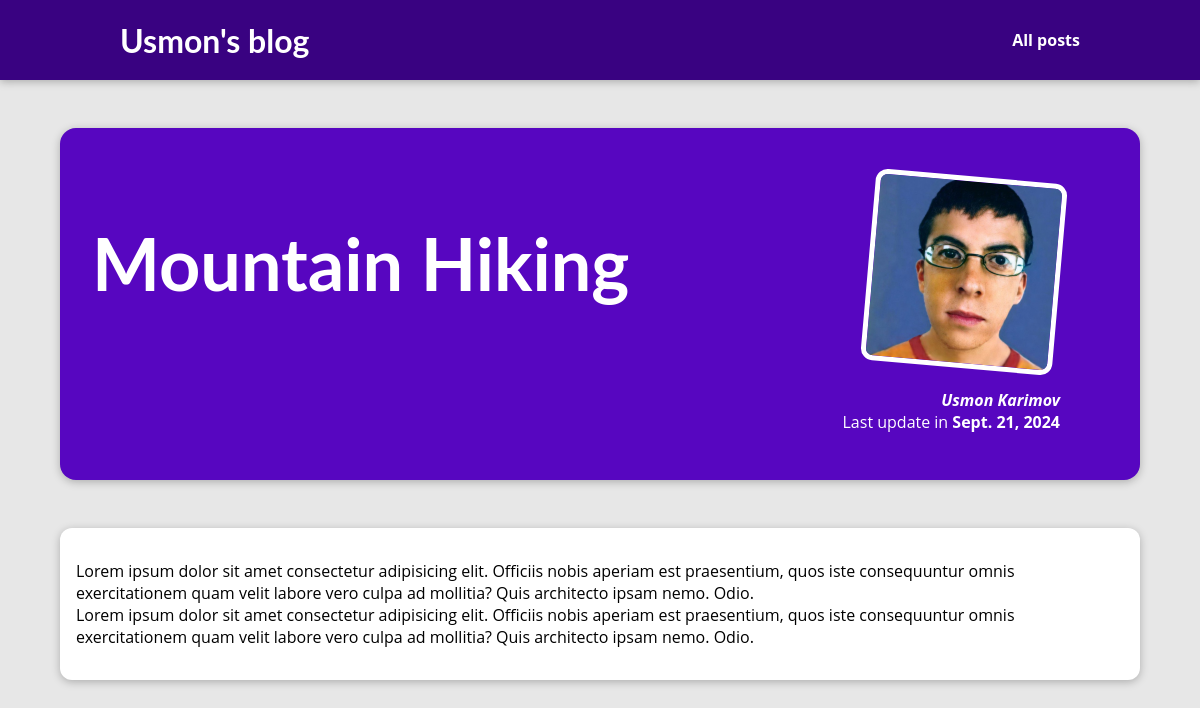
The page /posts/hike-in-the-mountains on the database its author committed.
### blog/models.py (models this page shows)
class Post(models.Model):
    title = models.CharField(max_length=50)
    excerpt = models.CharField(max_length=200)
    image_name = models.CharField(max_length=100)
    date = models.DateField(auto_now=True)
    slug = models.SlugField(unique=True)
    content = models.TextField()
    author = models.ForeignKey(Author, on_delete=models.SET_NULL,null=True, related_name="posts")
    tag = models.ManyToManyField(Tag)

class Author(models.Model):
    first_name = models.CharField(max_length=40)
    second_name = models.CharField(max_length=40)
    email = models.EmailField()
    def __str__(self):
        return f"{self.first_name} {self.second_name}"

### blog/views.py (the view)
# urls.py: path('posts/<slug>',views.post_detail,name = 'post-detail-page')
def post_detail(request,slug):
    data = get_object_or_404(Post, slug=slug)
    response = render(request,  "blog/single-post.html",{
        "post" : data
    })
    return response

### blog/templates/blog/single-post.html (shortened to what this page needs)
{% extends "base.html" %}
{% load static %}
{% block css_files %}
    <link rel = "stylesheet" href = {% static "blog/post-detail.css" %}>
{% endblock  %}
{% block content %}
<section id = "summary">
    <h2>{{post.title}}</h2>
    <article>
        <img src="{% static "blog/images/mcl.jpg" %}" alt="">
        <address>{{post.author}}</address>
        <div>Last update in <time datetime="">{{post.date}}</time></div>
    </article>
</section>
<main>
    {{post.content|linebreaks}}
</main>
{% endblock %}

### templates/base.html (shortened to what this page needs)
{% load static %}
<!DOCTYPE html>
<html lang="en">
<head>
    <link rel = "stylesheet" href = {% static "app.css" %}>
    {% block css_files %}{% endblock  %}
</head>
<body>
    <header id = "main-navigation">
        <h1><a href="{% url "starting-point-page" %}"> Usmon's blog</a></h1>
        <nav>
            <a href="posts-page">All posts</a>
        </nav>
     </header>
 {% block content  %}
 {% endblock  %}
</body>

### static/app.css (style rules this page uses)
* { box-sizing: border-box; }
html { font-family: 'Open Sans', 'Lato', sans-serif; }
body { margin: 0; }
h1, h2, h3 { font-family: 'Lato', sans-serif; font-weight: bold; }
#main-navigation { width: 100%; height: 5rem; display: flex; justify-content: space-between; align-items: center; padding: 0 10%; position: absolute; top: 0; left: 0; }
#main-navigation a { text-decoration: none; color: white; font-weight: bold; }

### blog/static/blog/post-detail.css (style rules this page uses)
body { background-color: #e7e7e7; }
#main-navigation { background-color: #390281; box-shadow: 0 2px 8px rgba(0, 0, 0, 0.25); }
#summary { margin: 8rem auto 3rem auto; padding: 2rem; width: 90%; max-width: 90rem; border-radius: 16px; background-color: #5706c0; position: relative; box-shadow: 0 2px 8px rgba(0, 0, 0, 0.25); height: 22rem; }
#summary h2 { color: white; font-size: 4.5rem; }
#summary article { position: absolute; top: 2rem; right: 3rem; padding: 1rem 2rem; border-radius: 12px; text-align: right; color: white; }
#summary article img { width: 12rem; height: 12rem; border-radius: 12px; transform: rotateZ(5deg); border: 5px solid white; margin-bottom: 1rem; }
#summary address { font-weight: bold; }
#summary time { font-weight: bold; }
main { width: 90%; max-width: 90rem; margin: 3rem auto; background-color: white; padding: 1rem; border-radius: 12px; box-shadow: 0 2px 8px rgba(0, 0, 0, 0.25); }

### rows shown on the page
Post: title "Mountain Hiking", author "Usmon Karimov", date "Sept. 21, 2024", content "Lorem ipsum dolor sit amet consectetur adipisicing elit. Officiis nobis aperiam est praesentium, quos iste consequuntur omnis exercitationem quam velit labore vero culpa ad mollitia? Quis architecto ipsam nemo. Odio. Lorem ipsum dolor sit amet consectetur adipisicing elit. Officiis nobis aperiam est praesentium, quos iste consequuntur omnis exercitationem quam velit labore vero culpa ad mollitia? Quis architecto ipsam nemo. Odio."
